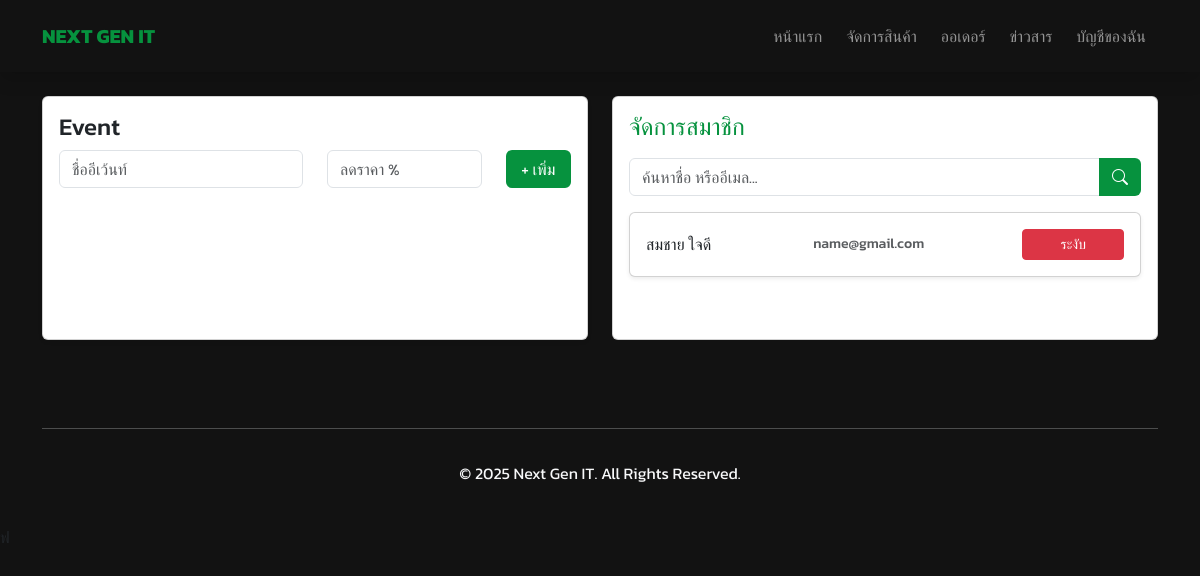
Page /Next_Gen/admin_home (signed in) on the earlier database version.
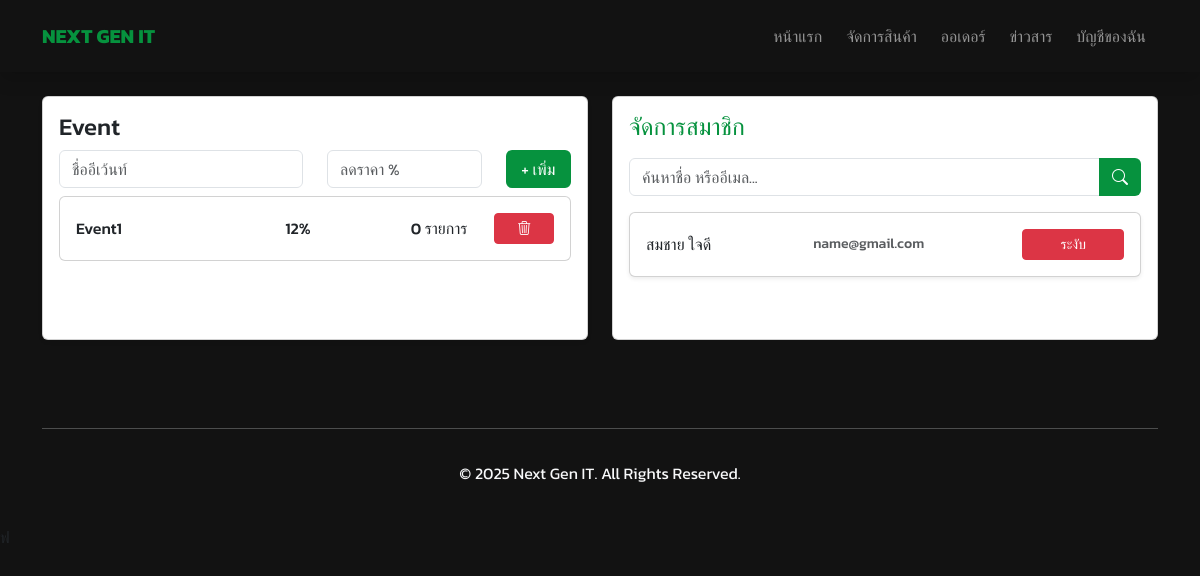
Same page on the later database version.
### tables this page shows
CREATE TABLE `user_tb` (
  `user_id` int(11) NOT NULL,
  `user_username` varchar(100) NOT NULL,
  `user_password` varchar(100) NOT NULL,
  `user_fullname` varchar(255) NOT NULL,
  `user_email` varchar(100) NOT NULL,
  `user_phone` varchar(10) NOT NULL,
  `user_status` enum('active','unactive') NOT NULL,
  `user_address_id` int(11) DEFAULT NULL,
  `created_at` datetime NOT NULL DEFAULT current_timestamp(),
  `updated_at` datetime NOT NULL DEFAULT current_timestamp()
);

CREATE TABLE `event_tb` (
  `event_id` int(11) NOT NULL,
  `event_name` varchar(255) NOT NULL,
  `event_discount` int(11) NOT NULL,
  `created_at` datetime NOT NULL DEFAULT current_timestamp(),
  `updated_at` datetime NOT NULL DEFAULT current_timestamp()
);

### function/admin/user_function.php (called while the page is built, shortened)
<?php
function GetAllUsers($search = null)
{
    try {
        $pdo = db();
        $sql = "SELECT user_id, user_fullname, user_email, user_status, created_at
                FROM user_tb WHERE 1=1";
        $params = [];
        $sql .= " ORDER BY created_at DESC";
        $stmt = $pdo->prepare($sql);
        $stmt->execute($params);
        return $stmt->fetchAll(PDO::FETCH_ASSOC);
    } catch (PDOException $e) {
        return [];
    }
}

### function/admin/event_function.php (called while the page is built, shortened)
<?php
function GetAllEvents()
{
  try {
    $pdo = db();
    $sql = "SELECT event_tb.*, COUNT(product_tb.product_id) AS total_products
                FROM event_tb
                LEFT JOIN product_tb ON event_tb.event_id = product_tb.event_id
                GROUP BY event_tb.event_id
                ORDER BY event_tb.event_id ASC";
    $stmt = $pdo->prepare($sql);
    $stmt->execute();
    return $stmt->fetchAll();
  } catch (PDOException $e) {
    return [];
  }
}

### admin_home.php (the view, shortened to what the changed rows need)
<?php
require_once __DIR__ . '/function/admin/event_function.php';
require_once __DIR__ . '/function/admin/user_function.php';
$q_user = isset($_GET['q_user']) ? $_GET['q_user'] : null;
$event = GetAllEvents();
$users = GetAllUsers($q_user);
?>
<!DOCTYPE html>
<html lang="en">
<head>
    <?php include('include/header.php') ?>
</head>
<body class="bg-dark">
    <div class="container">
        <div class="row mt-custom">
            <div class="col-md-6">
                <div class="card shadow-sm" style="height: 244px; overflow-y: auto;">
                    <div class="card-body">
                        <?php
                        if (!empty($event)) {
                            foreach ($event as $event_item) {
                        ?>
                                <div class="card my-2">
                                    <div class="card-body">
                                        <div class="row">
                                            <div class="col-md-5 my-auto">
                                                <h6 class="mb-0"><?php echo htmlspecialchars($event_item['event_name']); ?></h6>
                                            </div>
                                            <div class="col-md-3 my-auto">
                                                <h6 class="mb-0"><?php echo htmlspecialchars($event_item['event_discount']); ?>%
                                                </h6>
                                            </div>
                                            <div class="col-md-2 my-auto">
                                                <h6 class="mb-0"><?php echo htmlspecialchars($event_item['total_products']); ?>
                                                    รายการ</h6>
                                            </div>
                                            <div class="col-md-2">
                                                <form id="delete-form-<?php echo $event_item['event_id']; ?>"
                                                    action="router/manageevent.router.php" method="post">
                                                    <button type="button"
                                                        onclick="confirmDelete(event, <?php echo $event_item['event_id']; ?>)"
                                                        class="btn btn-sm btn-danger w-100">
                                                        <i class="bi bi-trash3"></i>
                                                    </button>
                                                </form>
                                            </div>
                                        </div>
                                    </div>
                                </div>
                        <?php
                            }
                        }
                        ?>
                    </div>
                </div>
            </div>
            <div class="col-md-6">
                <div class="card card-admin-home-hight h-100">
                    <div class="card-body">
                        <?php if (!empty($users)): foreach ($users as $user_item): ?>
                                <div class="card shadow-sm my-2 card-admin <?php echo ($user_item['user_status'] == 'unactive') ? 'opacity-75' : ''; ?>">
                                    <div class="card-body">
                                        <div class="row">
                                            <div class="col-md-4 my-auto">
                                                <h6 class="mb-0 text-truncate"><?php echo htmlspecialchars($user_item['user_fullname']); ?></h6>
                                            </div>
                                            <div class="col-md-5 my-auto">
                                                <h6 class="mb-0 text-muted small text-truncate"><?php echo htmlspecialchars($user_item['user_email']); ?></h6>
                                            </div>
                                            <div class="col-md-3">
                                                <form action="router/manageuser.router.php" method="post">
                                                    <?php if ($user_item['user_status'] == 'active'): ?>
                                                        <button type="submit" name="ban_user" class="btn btn-sm btn-danger w-100">ระงับ</button>
                                                    <?php else: ?>
                                                        <button type="submit" name="unban_user" class="btn btn-sm btn-success w-100">ปลด</button>
                                                    <?php endif; ?>
                                                </form>
                                            </div>
                                        </div>
                                    </div>
                                </div>
                            <?php endforeach;
                        else: ?>
                            <div class="text-center text-muted mt-5">ไม่พบข้อมูลสมาชิก</div>
                        <?php endif; ?>
                    </div>
                </div>
            </div>
        </div>
    </div>
</body>
</html>ฟ

Differences in the rows shown:
added event_tb: event_name "Event1", event_discount "12", total_products "0"
